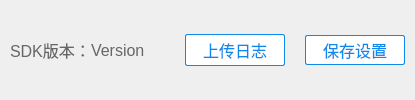
        <widget class="QWidget" name="m_zoneSdkVersion" native="true">
         <layout class="QHBoxLayout" name="horizontalLayout_7">
          <property name="spacing">
           <number>0</number>
          </property>
          <property name="leftMargin">
           <number>0</number>
          </property>
          <property name="topMargin">
           <number>0</number>
          </property>
          <property name="rightMargin">
           <number>0</number>
          </property>
          <property name="bottomMargin">
           <number>0</number>
          </property>
          <item>
           <spacer name="horizontalSpacer_6">
            <property name="orientation">
             <enum>Qt::Horizontal</enum>
            </property>
            <property name="sizeType">
             <enum>QSizePolicy::Fixed</enum>
            </property>
            <property name="sizeHint" stdset="0">
             <size>
              <width>10</width>
              <height>20</height>
             </size>
            </property>
           </spacer>
          </item>
          <item>
           <layout class="QHBoxLayout" name="horizontalLayout_5">
            <property name="spacing">
             <number>0</number>
            </property>
            <property name="rightMargin">
             <number>0</number>
            </property>
            <item>
             <widget class="QLabel" name="m_lbSdkTitle">
              <property name="styleSheet">
               <string notr="true">font-family: 微软雅黑;
font-size: 16px;
color: #666666;</string>
              </property>
              <property name="text">
               <string>SDK版本：</string>
              </property>
             </widget>
            </item>
            <item>
             <widget class="QLabel" name="m_lbSdkVersion">
              <property name="styleSheet">
               <string notr="true">font-family: 微软雅黑;
font-size: 16px;
color: #666666;</string>
              </property>
              <property name="text">
               <string>Version</string>
              </property>
             </widget>
            </item>
            <item>
             <spacer name="horizontalSpacer">
              <property name="orientation">
               <enum>Qt::Horizontal</enum>
              </property>
              <property name="sizeHint" stdset="0">
               <size>
                <width>40</width>
                <height>20</height>
               </size>
              </property>
             </spacer>
            </item>
            <item>
             <widget class="QPushButton" name="m_bUploadLog">
              <property name="minimumSize">
               <size>
                <width>100</width>
                <height>32</height>
               </size>
              </property>
              <property name="maximumSize">
               <size>
                <width>16777215</width>
                <height>32</height>
               </size>
              </property>
              <property name="styleSheet">
               <string notr="true">QPushButton{
    padding-left: 10px;
    padding-right: 10px;
}

QPushButton:!hover{
     font-family: 微软雅黑;
     font-size: 16px;
	 border-radius: 2px;
     border: 1px solid #0e88eb;
     background-color: #ffffff;
     color: #0e88eb;
 }

 QPushButton:hover:!pressed{
     font-family: 微软雅黑;
     font-size: 16px;
	 border-radius: 2px;
     border: 1px solid #0e88eb;
     background-color: #0e88eb;
     color: #ffffff;
 }

 QPushButton:hover:pressed{
     font-family: 微软雅黑;
     font-size: 16px;
	 border-radius: 2px;
     border: 1px solid #0d80de;
     background-color: #0d80de;
     color: #ffffff;
 }</string>
              </property>
              <property name="text">
               <string>上传日志</string>
              </property>
             </widget>
            </item>
            <item>
             <spacer name="horizontalSpacer_14">
              <property name="orientation">
               <enum>Qt::Horizontal</enum>
              </property>
              <property name="sizeType">
               <enum>QSizePolicy::Fixed</enum>
              </property>
              <property name="sizeHint" stdset="0">
               <size>
                <width>20</width>
                <height>20</height>
               </size>
              </property>
             </spacer>
            </item>
            <item>
             <widget class="QPushButton" name="m_bSaveSettings">
              <property name="sizePolicy">
               <sizepolicy hsizetype="Fixed" vsizetype="Fixed">
                <horstretch>0</horstretch>
                <verstretch>0</verstretch>
               </sizepolicy>
              </property>
              <property name="minimumSize">
               <size>
                <width>100</width>
                <height>30</height>
               </size>
              </property>
              <property name="styleSheet">
               <string notr="true">QPushButton{
    padding-left: 10px;
    padding-right: 10px;
}

QPushButton:!hover{
     font-family: 微软雅黑;
     font-size: 16px;
	 border-radius: 2px;
     border: 1px solid #0e88eb;
     background-color: #ffffff;
     color: #0e88eb;
 }

 QPushButton:hover:!pressed{
     font-family: 微软雅黑;
     font-size: 16px;
	 border-radius: 2px;
     border: 1px solid #0e88eb;
     background-color: #0e88eb;
     color: #ffffff;
 }

 QPushButton:hover:pressed{
     font-family: 微软雅黑;
     font-size: 16px;
	 border-radius: 2px;
     border: 1px solid #0d80de;
     background-color: #0d80de;
     color: #ffffff;
 }</string>
              </property>
              <property name="text">
               <string>保存设置</string>
              </property>
             </widget>
            </item>
           </layout>
          </item>
          <item>
           <spacer name="horizontalSpacer_11">
            <property name="orientation">
             <enum>Qt::Horizontal</enum>
            </property>
            <property name="sizeType">
             <enum>QSizePolicy::Fixed</enum>
            </property>
            <property name="sizeHint" stdset="0">
             <size>
              <width>10</width>
              <height>20</height>
             </size>
            </property>
           </spacer>
          </item>
         </layout>
        </widget>
